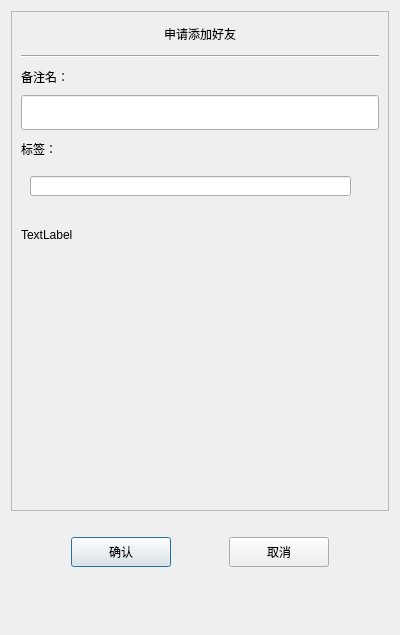
<?xml version="1.0" encoding="UTF-8"?>
<ui version="4.0">
 <class>AuthenFriend</class>
 <widget class="QDialog" name="AuthenFriend">
  <property name="geometry">
   <rect>
    <x>0</x>
    <y>0</y>
    <width>400</width>
    <height>635</height>
   </rect>
  </property>
  <property name="windowTitle">
   <string>Dialog</string>
  </property>
  <layout class="QVBoxLayout" name="verticalLayout">
   <item>
    <widget class="QScrollArea" name="scrollArea">
     <property name="minimumSize">
      <size>
       <width>0</width>
       <height>500</height>
      </size>
     </property>
     <property name="widgetResizable">
      <bool>true</bool>
     </property>
     <widget class="QWidget" name="scrollAreaWidgetContents">
      <property name="geometry">
       <rect>
        <x>0</x>
        <y>0</y>
        <width>380</width>
        <height>498</height>
       </rect>
      </property>
      <layout class="QVBoxLayout" name="verticalLayout_2">
       <property name="spacing">
        <number>0</number>
       </property>
       <property name="leftMargin">
        <number>0</number>
       </property>
       <property name="rightMargin">
        <number>0</number>
       </property>
       <item>
        <widget class="QLabel" name="apply_lb">
         <property name="minimumSize">
          <size>
           <width>0</width>
           <height>25</height>
          </size>
         </property>
         <property name="maximumSize">
          <size>
           <width>16777215</width>
           <height>25</height>
          </size>
         </property>
         <property name="text">
          <string>申请添加好友</string>
         </property>
         <property name="alignment">
          <set>Qt::AlignmentFlag::AlignCenter</set>
         </property>
        </widget>
       </item>
       <item>
        <widget class="QWidget" name="apply_wid" native="true">
         <layout class="QVBoxLayout" name="verticalLayout_3">
          <item>
           <widget class="Line" name="line">
            <property name="orientation">
             <enum>Qt::Orientation::Horizontal</enum>
            </property>
           </widget>
          </item>
          <item>
           <widget class="QLabel" name="label_2">
            <property name="minimumSize">
             <size>
              <width>0</width>
              <height>25</height>
             </size>
            </property>
            <property name="maximumSize">
             <size>
              <width>16777215</width>
              <height>25</height>
             </size>
            </property>
            <property name="text">
             <string>备注名：</string>
            </property>
           </widget>
          </item>
          <item>
           <widget class="CustomizeEdit" name="back_ed">
            <property name="minimumSize">
             <size>
              <width>0</width>
              <height>35</height>
             </size>
            </property>
            <property name="maximumSize">
             <size>
              <width>16777215</width>
              <height>35</height>
             </size>
            </property>
           </widget>
          </item>
          <item>
           <widget class="QLabel" name="label_3">
            <property name="minimumSize">
             <size>
              <width>0</width>
              <height>25</height>
             </size>
            </property>
            <property name="maximumSize">
             <size>
              <width>16777215</width>
              <height>25</height>
             </size>
            </property>
            <property name="text">
             <string>标签：</string>
            </property>
           </widget>
          </item>
          <item>
           <widget class="QWidget" name="lb_groub_wid" native="true">
            <property name="minimumSize">
             <size>
              <width>0</width>
              <height>50</height>
             </size>
            </property>
            <layout class="QVBoxLayout" name="verticalLayout_4">
             <property name="spacing">
              <number>10</number>
             </property>
             <property name="leftMargin">
              <number>0</number>
             </property>
             <property name="topMargin">
              <number>0</number>
             </property>
             <property name="rightMargin">
              <number>0</number>
             </property>
             <property name="bottomMargin">
              <number>0</number>
             </property>
             <item>
              <widget class="QWidget" name="gridWidget" native="true">
               <property name="minimumSize">
                <size>
                 <width>0</width>
                 <height>40</height>
                </size>
               </property>
               <property name="maximumSize">
                <size>
                 <width>16777215</width>
                 <height>40</height>
                </size>
               </property>
               <widget class="CustomizeEdit" name="lb_ed">
                <property name="geometry">
                 <rect>
                  <x>9</x>
                  <y>9</y>
                  <width>321</width>
                  <height>20</height>
                 </rect>
                </property>
                <property name="maximumSize">
                 <size>
                  <width>16777215</width>
                  <height>35</height>
                 </size>
                </property>
               </widget>
              </widget>
             </item>
             <item>
              <widget class="QWidget" name="input_tip_wid" native="true">
               <property name="minimumSize">
                <size>
                 <width>0</width>
                 <height>35</height>
                </size>
               </property>
               <property name="maximumSize">
                <size>
                 <width>16777215</width>
                 <height>35</height>
                </size>
               </property>
               <layout class="QVBoxLayout" name="verticalLayout_5">
                <property name="spacing">
                 <number>0</number>
                </property>
                <property name="leftMargin">
                 <number>0</number>
                </property>
                <property name="topMargin">
                 <number>0</number>
                </property>
                <property name="rightMargin">
                 <number>0</number>
                </property>
                <property name="bottomMargin">
                 <number>0</number>
                </property>
                <item>
                 <widget class="ClickedOnceLabel" name="tip_lb">
                  <property name="text">
                   <string>TextLabel</string>
                  </property>
                 </widget>
                </item>
               </layout>
              </widget>
             </item>
            </layout>
           </widget>
          </item>
          <item>
           <widget class="QWidget" name="widget" native="true">
            <property name="minimumSize">
             <size>
              <width>0</width>
              <height>60</height>
             </size>
            </property>
            <layout class="QHBoxLayout" name="horizontalLayout_2">
             <property name="spacing">
              <number>7</number>
             </property>
             <property name="leftMargin">
              <number>0</number>
             </property>
             <property name="topMargin">
              <number>0</number>
             </property>
             <property name="rightMargin">
              <number>0</number>
             </property>
             <property name="bottomMargin">
              <number>0</number>
             </property>
             <item>
              <widget class="QWidget" name="lb_list" native="true">
               <property name="minimumSize">
                <size>
                 <width>287</width>
                 <height>50</height>
                </size>
               </property>
               <property name="maximumSize">
                <size>
                 <width>287</width>
                 <height>16777215</height>
                </size>
               </property>
              </widget>
             </item>
             <item>
              <widget class="QWidget" name="more_lb_wid" native="true">
               <property name="minimumSize">
                <size>
                 <width>30</width>
                 <height>0</height>
                </size>
               </property>
               <property name="maximumSize">
                <size>
                 <width>30</width>
                 <height>16777215</height>
                </size>
               </property>
               <layout class="QVBoxLayout" name="verticalLayout_6">
                <property name="spacing">
                 <number>0</number>
                </property>
                <property name="leftMargin">
                 <number>0</number>
                </property>
                <property name="topMargin">
                 <number>0</number>
                </property>
                <property name="rightMargin">
                 <number>0</number>
                </property>
                <property name="bottomMargin">
                 <number>0</number>
                </property>
                <item>
                 <spacer name="verticalSpacer_3">
                  <property name="orientation">
                   <enum>Qt::Orientation::Vertical</enum>
                  </property>
                  <property name="sizeHint" stdset="0">
                   <size>
                    <width>20</width>
                    <height>40</height>
                   </size>
                  </property>
                 </spacer>
                </item>
                <item>
                 <widget class="ClickedOnceLabel" name="more_lb">
                  <property name="minimumSize">
                   <size>
                    <width>25</width>
                    <height>25</height>
                   </size>
                  </property>
                  <property name="maximumSize">
                   <size>
                    <width>25</width>
                    <height>25</height>
                   </size>
                  </property>
                  <property name="text">
                   <string/>
                  </property>
                 </widget>
                </item>
                <item>
                 <spacer name="verticalSpacer_4">
                  <property name="orientation">
                   <enum>Qt::Orientation::Vertical</enum>
                  </property>
                  <property name="sizeHint" stdset="0">
                   <size>
                    <width>20</width>
                    <height>40</height>
                   </size>
                  </property>
                 </spacer>
                </item>
               </layout>
              </widget>
             </item>
            </layout>
           </widget>
          </item>
         </layout>
        </widget>
       </item>
      </layout>
     </widget>
    </widget>
   </item>
   <item>
    <spacer name="verticalSpacer">
     <property name="orientation">
      <enum>Qt::Orientation::Vertical</enum>
     </property>
     <property name="sizeType">
      <enum>QSizePolicy::Policy::Fixed</enum>
     </property>
     <property name="sizeHint" stdset="0">
      <size>
       <width>20</width>
       <height>10</height>
      </size>
     </property>
    </spacer>
   </item>
   <item>
    <widget class="QWidget" name="apply_sure_wid" native="true">
     <property name="minimumSize">
      <size>
       <width>0</width>
       <height>50</height>
      </size>
     </property>
     <layout class="QHBoxLayout" name="horizontalLayout">
      <item>
       <spacer name="horizontalSpacer">
        <property name="orientation">
         <enum>Qt::Orientation::Horizontal</enum>
        </property>
        <property name="sizeHint" stdset="0">
         <size>
          <width>40</width>
          <height>20</height>
         </size>
        </property>
       </spacer>
      </item>
      <item>
       <widget class="ClickedBtn" name="sure_btn">
        <property name="minimumSize">
         <size>
          <width>100</width>
          <height>30</height>
         </size>
        </property>
        <property name="maximumSize">
         <size>
          <width>100</width>
          <height>30</height>
         </size>
        </property>
        <property name="text">
         <string>确认</string>
        </property>
       </widget>
      </item>
      <item>
       <spacer name="horizontalSpacer_3">
        <property name="orientation">
         <enum>Qt::Orientation::Horizontal</enum>
        </property>
        <property name="sizeHint" stdset="0">
         <size>
          <width>40</width>
          <height>20</height>
         </size>
        </property>
       </spacer>
      </item>
      <item>
       <widget class="ClickedBtn" name="cancel_btn">
        <property name="minimumSize">
         <size>
          <width>100</width>
          <height>30</height>
         </size>
        </property>
        <property name="maximumSize">
         <size>
          <width>100</width>
          <height>30</height>
         </size>
        </property>
        <property name="text">
         <string>取消</string>
        </property>
       </widget>
      </item>
      <item>
       <spacer name="horizontalSpacer_2">
        <property name="orientation">
         <enum>Qt::Orientation::Horizontal</enum>
        </property>
        <property name="sizeHint" stdset="0">
         <size>
          <width>40</width>
          <height>20</height>
         </size>
        </property>
       </spacer>
      </item>
     </layout>
    </widget>
   </item>
   <item>
    <spacer name="verticalSpacer_2">
     <property name="orientation">
      <enum>Qt::Orientation::Vertical</enum>
     </property>
     <property name="sizeHint" stdset="0">
      <size>
       <width>20</width>
       <height>33</height>
      </size>
     </property>
    </spacer>
   </item>
  </layout>
 </widget>
 <customwidgets>
  <customwidget>
   <class>ClickedBtn</class>
   <extends>QPushButton</extends>
   <header location="global">clickedbtn.h</header>
  </customwidget>
  <customwidget>
   <class>CustomizeEdit</class>
   <extends>QLineEdit</extends>
   <header location="global">customizeedit.h</header>
  </customwidget>
  <customwidget>
   <class>ClickedOnceLabel</class>
   <extends>QLabel</extends>
   <header location="global">clickedoncelabel.h</header>
  </customwidget>
 </customwidgets>
 <resources/>
 <connections/>
</ui>
